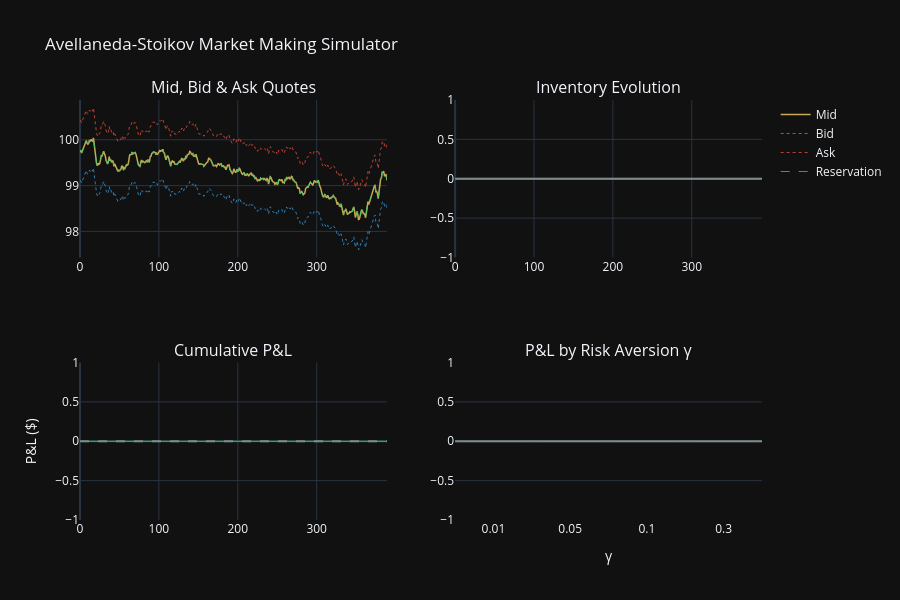

Write notebook code for a chart like this one.
### Code cell
# Sensitivity: vary gamma
gamma_grid   = [0.01, 0.05, 0.1, 0.3]
gamma_results = {}
for g in gamma_grid:
    mm_g = ASMarketMaker(gamma=g)
    simulate_as(mm_g, mid)
    gamma_results[g] = mm_g

fig = make_subplots(rows=2, cols=2,
    subplot_titles=['Mid, Bid & Ask Quotes', 'Inventory Evolution',
                    'Cumulative P&L', 'P&L by Risk Aversion γ'])

# Quotes
fig.add_trace(go.Scatter(y=mid, line=dict(color=GOLD, width=1.5),
                          name='Mid', showlegend=True), row=1, col=1)
fig.add_trace(go.Scatter(y=mm_base.bid_hist, line=dict(color=BLUE, width=0.8, dash='dot'),
                          name='Bid', showlegend=True), row=1, col=1)
fig.add_trace(go.Scatter(y=mm_base.ask_hist, line=dict(color=RED, width=0.8, dash='dot'),
                          name='Ask', showlegend=True), row=1, col=1)
fig.add_trace(go.Scatter(y=mm_base.r_hist, line=dict(color=GREEN, width=0.8, dash='dash'),
                          name='Reservation', showlegend=True), row=1, col=1)

# Inventory
q_arr = np.array(mm_base.q_hist)
fig.add_trace(go.Scatter(y=q_arr, fill='tozeroy',
                          line=dict(color=PURPLE, width=1),
                          fillcolor='rgba(155,89,182,0.25)',
                          name='Inventory', showlegend=False), row=1, col=2)
fig.add_hline(y=0, line_color=GRAY, row=1, col=2)

# PnL
fig.add_trace(go.Scatter(y=pnl_arr, line=dict(color=GREEN, width=1.2),
                          name='PnL', showlegend=False), row=2, col=1)
fig.add_hline(y=0, line_color=GRAY, line_dash='dash', row=2, col=1)

# PnL vs gamma
g_labels = [str(g) for g in gamma_grid]
g_pnls   = [gamma_results[g].pnl_hist[-1] for g in gamma_grid]
g_colors = [GREEN if p > 0 else RED for p in g_pnls]
fig.add_trace(go.Bar(x=g_labels, y=g_pnls, marker_color=g_colors,
                     name='Final PnL', showlegend=False), row=2, col=2)
fig.add_hline(y=0, line_color=GRAY, row=2, col=2)

fig.update_layout(template=THEME, height=600,
    title='Avellaneda-Stoikov Market Making Simulator')
fig.update_xaxes(title_text='γ', row=2, col=2)
fig.update_yaxes(title_text='P&L ($)', row=2, col=1)
fig.show()

### Figure 1 — Plotly figure (JSON) as saved in the notebook; plotly's stock layout.template omitted (floating-point values rounded to 4 significant figures; data arrays with more than 128 entries replaced by an {"elided": "..."} marker saying what was removed)
{"data": [{"line": {"color": "#C8A951", "width": 1.5}, "name": "Mid", "showlegend": true, "type": "scatter", "xaxis": "x", "y": {"elided": "390 float values"}, "yaxis": "y"}, {"line": {"color": "#3498DB", "dash": "dot", "width": 0.8}, "name": "Bid", "showlegend": true, "type": "scatter", "xaxis": "x", "y": {"elided": "390 float values"}, "yaxis": "y"}, {"line": {"color": "#E74C3C", "dash": "dot", "width": 0.8}, "name": "Ask", "showlegend": true, "type": "scatter", "xaxis": "x", "y": {"elided": "390 float values"}, "yaxis": "y"}, {"line": {"color": "#2ECC71", "dash": "dash", "width": 0.8}, "name": "Reservation", "showlegend": true, "type": "scatter", "xaxis": "x", "y": {"elided": "390 float values"}, "yaxis": "y"}, {"fill": "tozeroy", "fillcolor": "rgba(155,89,182,0.25)", "line": {"color": "#9B59B6", "width": 1}, "name": "Inventory", "showlegend": false, "type": "scatter", "xaxis": "x2", "y": {"elided": "390 int values"}, "yaxis": "y2"}, {"line": {"color": "#2ECC71", "width": 1.2}, "name": "PnL", "showlegend": false, "type": "scatter", "xaxis": "x3", "y": {"elided": "390 int values"}, "yaxis": "y3"}, {"marker": {"color": ["#E74C3C", "#E74C3C", "#E74C3C", "#E74C3C"]}, "name": "Final PnL", "showlegend": false, "type": "bar", "x": ["0.01", "0.05", "0.1", "0.3"], "xaxis": "x4", "y": [0, 0, 0, 0], "yaxis": "y4"}], "layout": {"annotations": [{"font": {"size": 16}, "showarrow": false, "text": "Mid, Bid & Ask Quotes", "x": 0.225, "xanchor": "center", "xref": "paper", "y": 1, "yanchor": "bottom", "yref": "paper"}, {"font": {"size": 16}, "showarrow": false, "text": "Inventory Evolution", "x": 0.775, "xanchor": "center", "xref": "paper", "y": 1, "yanchor": "bottom", "yref": "paper"}, {"font": {"size": 16}, "showarrow": false, "text": "Cumulative P&L", "x": 0.225, "xanchor": "center", "xref": "paper", "y": 0.375, "yanchor": "bottom", "yref": "paper"}, {"font": {"size": 16}, "showarrow": false, "text": "P&L by Risk Aversion γ", "x": 0.775, "xanchor": "center", "xref": "paper", "y": 0.375, "yanchor": "bottom", "yref": "paper"}], "height": 600, "shapes": [{"line": {"color": "#7F8C8D"}, "type": "line", "x0": 0, "x1": 1, "xref": "x2 domain", "y0": 0, "y1": 0, "yref": "y2"}, {"line": {"color": "#7F8C8D", "dash": "dash"}, "type": "line", "x0": 0, "x1": 1, "xref": "x3 domain", "y0": 0, "y1": 0, "yref": "y3"}, {"line": {"color": "#7F8C8D"}, "type": "line", "x0": 0, "x1": 1, "xref": "x4 domain", "y0": 0, "y1": 0, "yref": "y4"}], "title": {"text": "Avellaneda-Stoikov Market Making Simulator"}, "xaxis": {"anchor": "y", "domain": [0, 0.45]}, "xaxis2": {"anchor": "y2", "domain": [0.55, 1]}, "xaxis3": {"anchor": "y3", "domain": [0, 0.45]}, "xaxis4": {"anchor": "y4", "domain": [0.55, 1], "title": {"text": "γ"}}, "yaxis": {"anchor": "x", "domain": [0.625, 1]}, "yaxis2": {"anchor": "x2", "domain": [0.625, 1]}, "yaxis3": {"anchor": "x3", "domain": [0, 0.375], "title": {"text": "P&L ($)"}}, "yaxis4": {"anchor": "x4", "domain": [0, 0.375]}}}
